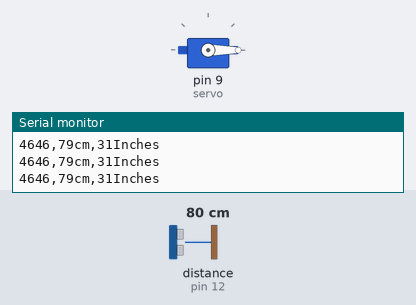
A sketch run on a simulated Arduino Uno, built with avr-gcc and run on an emulated ATmega328P. Shown: servo, the last lines printed to the serial monitor. Wiring (inferred from the names in the program): ultrasonic range finder: trigger pin 11; echo pin 12. The test bench sets the inputs (shaded band); at power-on: distance to the obstacle (sensor on pin 12) 80 cm. The echo pulse lasts 58.3 µs per cm.

Above: at 1.8 s.
1.9 s: distance to the obstacle (sensor on pin 12) set to 56 cm
3.4 s: distance to the obstacle (sensor on pin 12) set to 47 cm
At 4.3 s:
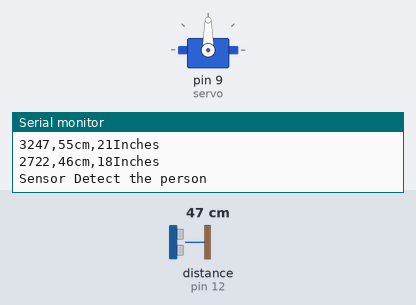
Timing chart, 0 to 12.5 s (numbered marks = the images above; inputs shaded):
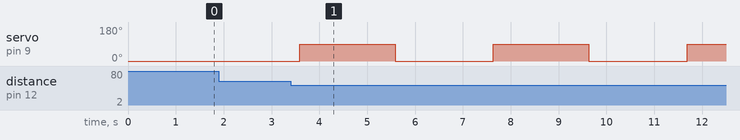

The sketch:

altrsonic.ino
```cpp
#include <Servo.h>
int trigpin = 11;
int echopin = 12;
long duration, cm, inches;
Servo servo;
int count = 0;


void setup() {
  //for detect person
  pinMode(trigpin, OUTPUT);
  pinMode(echopin, INPUT);

  //for servor moter
  //pinMode(9,OUTPUT);
  servo.attach(9);
  servo.write(0);

  Serial.begin (9600);

  digitalWrite(trigpin, LOW);
  delayMicroseconds(5);


}

void loop() {
  delay(500);

  digitalWrite(trigpin, HIGH);
  delayMicroseconds(10);
  digitalWrite(trigpin, LOW);

  duration = pulseIn(echopin, HIGH);

  cm = (duration / 2) / 29.1;
  inches = (duration / 2) / 74;

  Serial.print(duration);
  Serial.print(",");

  Serial.print(cm);
  Serial.print("cm,");

  Serial.print(inches);
  Serial.print("Inches");
  Serial.println();

  if (cm <= 50) {
    Serial.println("Sensor Detect the person");

    do
    {
      delay(50);          // wait for sensors to stabilize
      servo.write(90);
      delay(2000);

      servo.write(0);
      delay(2000);

    } while (cm <= 50);


  }


}
```

Measured:
- the behaviour switches between 52 and 51 cm on distance to the obstacle (sensor on pin 12) (found by bisection; images 0 and 1)
- after the input at 3.4 s, servo on pin 9 (servo): alternates 90° for 2.0 s and 0° for 2.1 s, starting after 0.18 s
